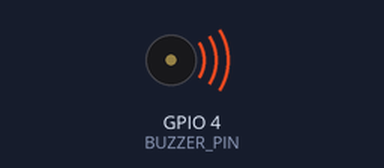
Bench run of a program on a simulated Raspberry Pi (BCM pin numbers). Shown: buzzer (waves = sounding). At 10.0 s the program stops and its outputs stay as they are.

Above: at 0.1 s.
At 2.1 s:
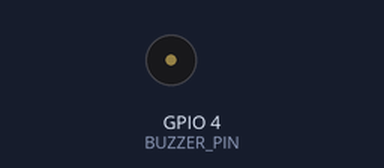
Timing chart, 0 to 3.6 s (numbered marks = the images above):
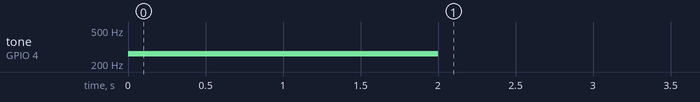

Measured:
- by itself, tone on GPIO 4 (BUZZER_PIN): silent → 262 Hz at 0.00 s, → silent 2.0 s later

The program:

piezo_buzzer.py
```python
# 도 음 출력하기
import RPi.GPIO as GPIO
import time

BUZZER_PIN = 4
GPIO.setmode(GPIO.BCM)
GPIO.setup(BUZZER_PIN,GPIO.OUT)

#PWM 인스턴스 생성
#주파수 설정(4옥타프 도 음 : 262HZ)
PWM = GPIO.PWM(BUZZER_PIN, 262)
PWM.start(50)

time.sleep(2)
PWM.ChangeDutyCycle(0) #부저음이 나지 않음

#한 음계 소리 내기
melody = [262, 294, 330, 349, 392, 440, 494, 523]
try :
    for i in melody :
        PWM.ChangeFrequency(i)
        time.sleep(1)


finally :
    PWM.stop()
    GPIO.cleanup()
```
